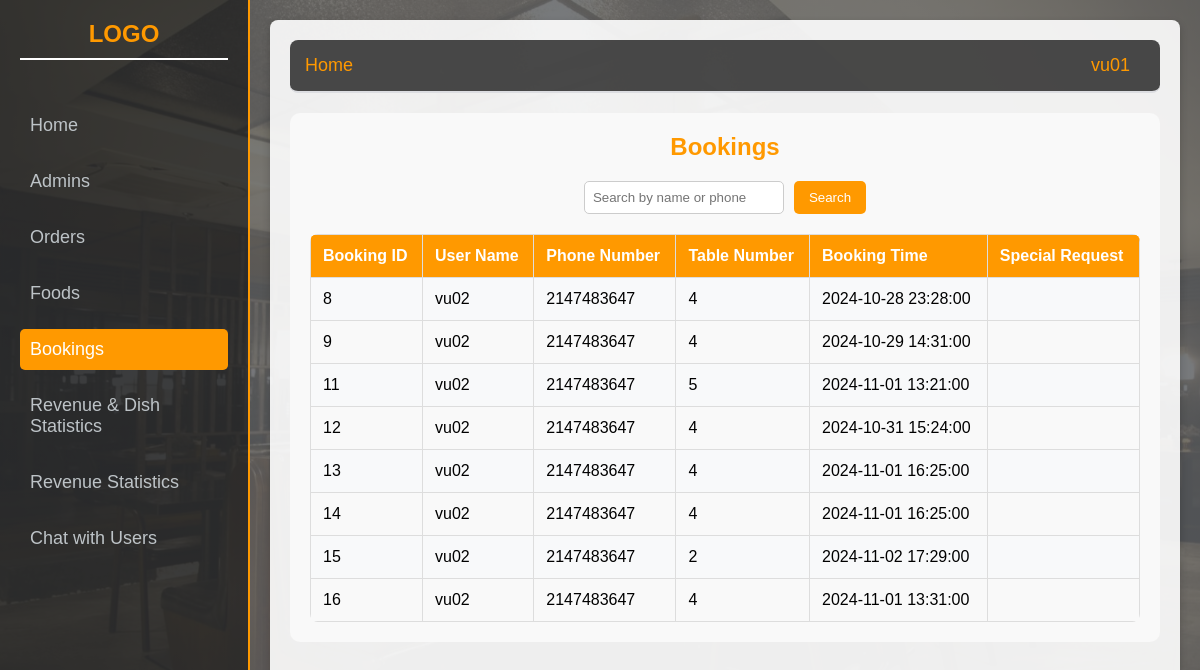
/admin_interface/books.php (signed in), run on an earlier commit of the app's database.
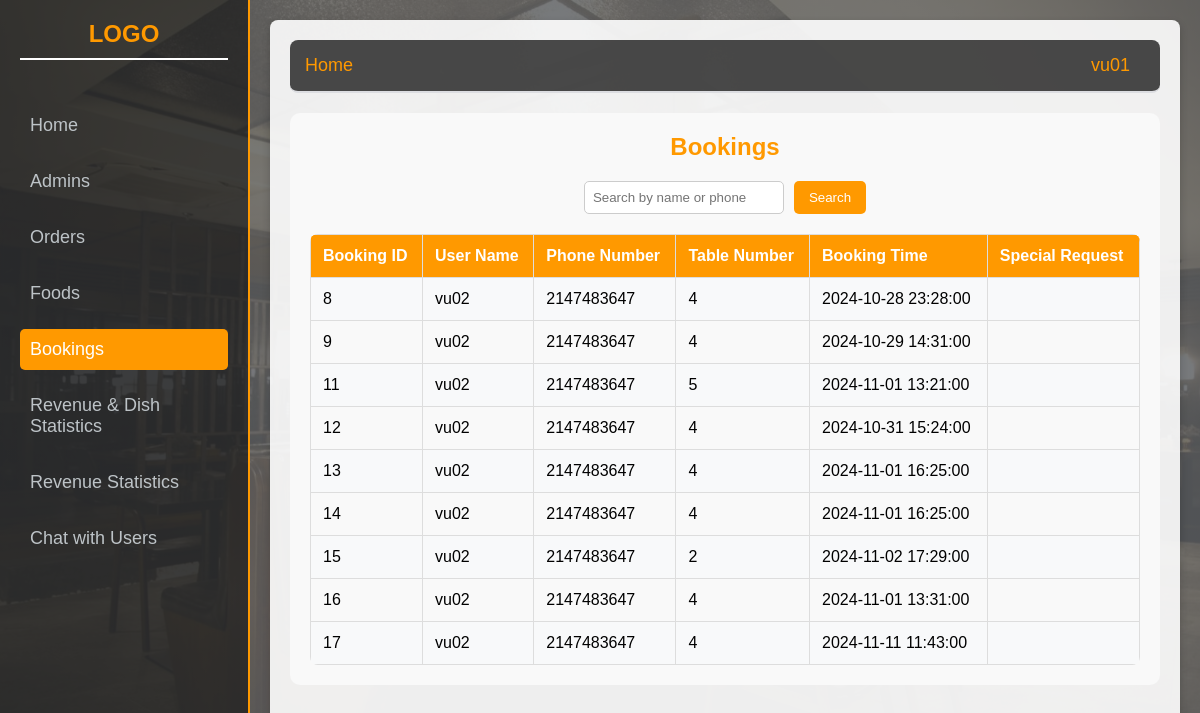
And on a later commit of the database.
### tables this page shows
CREATE TABLE `booking_history` (
  `booking_id` int(11) NOT NULL,
  `user_id` int(11) DEFAULT NULL,
  `booking_code` varchar(50) DEFAULT NULL,
  `booking_time` datetime DEFAULT NULL,
  `booking_day` date DEFAULT NULL,
  `table_id` int(11) DEFAULT NULL,
  `special_request` text DEFAULT NULL,
  `table_number` varchar(11) NOT NULL
);

CREATE TABLE `user` (
  `user_id` int(11) NOT NULL,
  `user_name` varchar(100) NOT NULL,
  `phone_number` int(11) DEFAULT NULL,
  `email` varchar(100) DEFAULT NULL,
  `password` text NOT NULL,
  `role` int(11) NOT NULL
);

CREATE TABLE `restaurant_table` (
  `table_id` int(11) NOT NULL,
  `table_number` int(11) NOT NULL,
  `status` varchar(20) DEFAULT 'empty',
  `user_id` int(11) DEFAULT NULL
);

### admin_interface/books.php (the view, shortened to what this page needs)
<?php
include("config/config.php");
if (isset($_SESSION['user_name'])) {
    $userName = $_SESSION['user_name'];
} else {
    $userName = "USER";
}
$search_query = "";
$sql = "SELECT b.booking_id, u.user_name, u.phone_number, t.table_number, b.booking_time, special_request
        FROM booking_history b
        JOIN user u ON b.user_id = u.user_id
        JOIN restaurant_table t ON b.table_id = t.table_id";
$result = $mysqli->query($sql);
?>
<!DOCTYPE html>
<html lang="en">
<head>
    <link rel="stylesheet" href="books.css">
</head>
<body>
    <div class="sidebar">
        <h2>LOGO</h2>
        <ul>
        <li><a href="admin.php">Home</a></li>
            <li><a href="admins.php">Admins</a></li>
            <li><a href="orders.php">Orders</a></li>
            <li><a href="foods.php">Foods</a></li>
            <li><a href="books.php">Bookings</a></li>
            <li><a href="statistics.php" class="button">Revenue & Dish Statistics</a></li>
            <li><a href="statistical.php">Revenue Statistics</a></li>
            <li><a href="../chat.php">Chat with Users</a></li>
        </ul>
    </div>
    <div class="main-content">
        <div class="navbar">
            <a href="#">Home</a>
            <div class="dropdown">
            <a href="#" class="user-btn" id="user-btn"><?php echo htmlspecialchars($userName); ?></a>
            </div>
        </div>
        <div class="bookings-section">
            <h2>Bookings</h2>
            <form method="post" action="">
                <input type="text" name="search" placeholder="Search by name or phone" value="<?php echo htmlspecialchars($search_query); ?>">
                <button type="submit">Search</button>
            </form>
            <table>
                <thead>
                    <tr>
                        <th>Booking ID</th>
                        <th>User Name</th>
                        <th>Phone Number</th>
                        <th>Table Number</th>
                        <th>Booking Time</th>
                        <th>Special Request</th>
                    </tr>
                </thead>
                <tbody>
                    <?php while ($row = $result->fetch_assoc()): ?>
                        <tr>
                            <td><?php echo htmlspecialchars($row['booking_id']); ?></td>
                            <td><?php echo htmlspecialchars($row['user_name']); ?></td>
                            <td><?php echo htmlspecialchars($row['phone_number']); ?></td>
                            <td><?php echo htmlspecialchars($row['table_number']); ?></td>
                            <td><?php echo htmlspecialchars($row['booking_time']); ?></td>
                            <td><?php echo htmlspecialchars($row['special_request']); ?></td>
                        </tr>
                    <?php endwhile; ?>
                </tbody>
            </table>
        </div>
    </div>
</body>
</html>

### admin_interface/books.css (style rules this page uses)
* { margin: 0; padding: 0; box-sizing: border-box; }
body { font-family: 'Arial', sans-serif; background: linear-gradient(rgba(233, 239, 246, 0.7), rgba(233, 239, 246, 0.7)), url('../user_interface/images/da4.jpg'); background-size: cover; background-repeat: no-repeat; background-position: center; padding: 20px; border-radius: 8px; }
body::before { content: ""; position: fixed; top: 0; left: 0; width: 100%; height: 100%; background-color: rgba(0, 0, 0, 0.5); z-index: -1; }
.sidebar { width: 250px; background-color: rgba(0, 0, 0, 0.5); height: 100vh; padding: 20px; position: fixed; top: 0; left: 0; display: flex; flex-direction: column; gap: 15px; border-right: 2px solid #ff9900; }
.sidebar h2 { color: #ff9900; font-size: 24px; text-align: center; margin-bottom: 30px; border-bottom: 2px solid #fff; padding-bottom: 10px; }
.sidebar ul { list-style-type: none; }
.sidebar ul li { margin-bottom: 15px; }
.sidebar ul li a { color: #bdc3c7; text-decoration: none; font-size: 18px; padding: 10px; display: block; border-radius: 5px; transition: background-color 0.3s ease, color 0.3s ease; }
.sidebar ul li:nth-child(5) a { background-color: #ff9900; color: #fff; }
.main-content { margin-left: 250px; padding: 20px; width: calc(100% - 250px); min-height: 100vh; box-shadow: 0 4px 8px rgba(0, 0, 0, 0.2); border-radius: 8px; background-color: rgba(255, 255, 255, 0.9); }
.navbar { display: flex; justify-content: space-between; align-items: center; background-color: rgba(0, 0, 0, 0.7); padding: 15px; border-bottom: 2px solid #dcdde1; border-radius: 8px; margin-bottom: 20px; }
.navbar a { color: #ff9900; text-decoration: none; font-size: 18px; transition: color 0.3s ease; }
form { margin-bottom: 20px; }
form input[type="text"] { padding: 10px; border: 1px solid #ccc; border-radius: 4px; width: calc(100% - 120px); }
form button { padding: 10px; background-color: #2980b9; color: white; border: none; border-radius: 4px; cursor: pointer; }
table { width: 100%; border-collapse: collapse; margin-top: 20px; font-family: Arial, sans-serif; background-color: #f8f9fa; border-radius: 8px; overflow: hidden; }
table th, table td { padding: 12px; text-align: left; border: 1px solid #ddd; }
table th { background-color: #ff9900; color: white; font-weight: bold; }
table tr:nth-child(even) { background-color: #f9f9f9; }
.user-btn { color: #2d3e50; font-size: 18px; background-color: transparent; border: none; cursor: pointer; padding: 10px 15px; border-radius: 5px; transition: background-color 0.3s ease; }
.bookings-section { padding: 20px; background-color: #f9f9f9; border-radius: 10px; max-width: 100%; margin: 0 auto; }
.bookings-section h2 { color: #ff9900; font-size: 24px; text-align: center; margin-bottom: 20px; }
.bookings-section form { display: flex; justify-content: center; margin-bottom: 20px; gap: 10px; }
.bookings-section form input[type="text"] { padding: 8px; width: 200px; border: 1px solid #ccc; border-radius: 5px; }
.bookings-section form button { padding: 8px 15px; background-color: #ff9900; color: #fff; border: none; border-radius: 5px; cursor: pointer; transition: background-color 0.3s; }
table { width: 100%; border-collapse: collapse; margin-top: 20px; }
.bookings-section table thead { background-color: #ff9900; color: #fff; }
th, td { padding: 10px; text-align: left; border-bottom: 1px solid #ddd; }
th { background-color: #f9f9f9; font-weight: bold; }
.dropdown { position: relative; display: inline-block; }

What changed in the data, as far as the page shows it:
added booking_history: booking_id "17", user.user_name "vu02", user.phone_number "2147483647", table.table_number "4", booking_time "2024-11-11 11:43:00"
